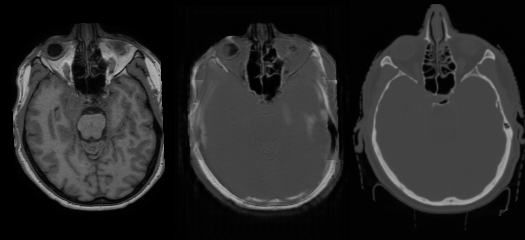
#> input picture saved_images/24_11_28_freshstart.png, 525 x 240 px, given in place of 0_real_A-fake_B-real_B-clean_mask.png, which was not available
$ python temp.py
#> lines starting #> are read from the running program, lines starting #| are printed output that depends on the picture
# [79 lines of commented-out code are left out]


import matplotlib.pyplot as plt
import numpy as np
import matplotlib.image as mpimg
import os

# Load the image
# experiments = ['24_11_28_freshstart','24_12_02_new_lr','24_12_06_new_patch','24_12_04_squeeze',
#     '24_12_09_pix2pix', '24_12_15_dynamic_padding', '24_12_24_final','25_02_28_thresh150_correctfunc']
experiments = ['24_12_18_vnet']
sub_experiment = 'first_layer'

for experiment in experiments:
    # image_path = f"mri_to_ct/{experiment}/test/images/0_real_A-fake_B-real_B-clean_mask.png"
    image_path = f"mri_to_ct/{experiment}/{sub_experiment}/test/images/0_real_A-fake_B-real_B-clean_mask.png"
    img = mpimg.imread(image_path)
#> img is the input picture: shape (240, 525, 4) float32; mean R, G, B, A 0.161, 0.161, 0.161, 1
    height, width = img.shape[:2]
#> height = 240; width = 525
    new_width = int(width * 0.75)
#> new_width = 393
    cropped_img = img[:, :new_width]
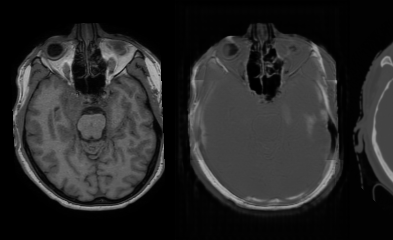
#> cropped_img: shape (240, 393, 4) float32; mean R, G, B, A 0.152, 0.152, 0.152, 1

    # Save the cropped images in experiment-specific folders
    os.makedirs("saved_images", exist_ok=True)
    plt.imsave(f"saved_images/{experiment}_{sub_experiment}.png", cropped_img)

$ run again, on saved_images/24_12_09_pix2pix.png
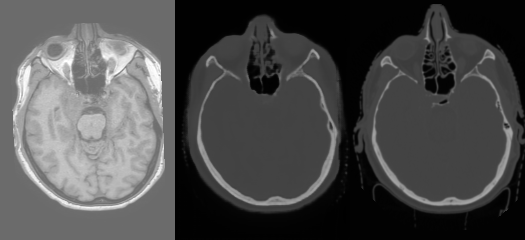
#> input picture saved_images/24_12_09_pix2pix.png, 525 x 240 px, given in place of 0_real_A-fake_B-real_B-clean_mask.png, which was not available
#> img is the input picture: shape (240, 525, 4) float32; mean R, G, B, A 0.294, 0.294, 0.294, 1
#> `cropped_img = img[:, :new_width]`:
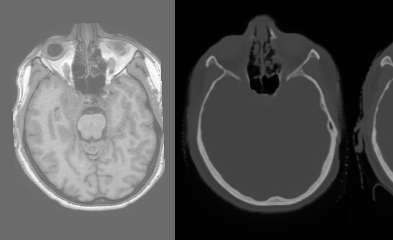
#> cropped_img: shape (240, 393, 4) float32; mean R, G, B, A 0.331, 0.331, 0.331, 1

$ run again, on saved_images/24_12_15_dynamic_padding.png
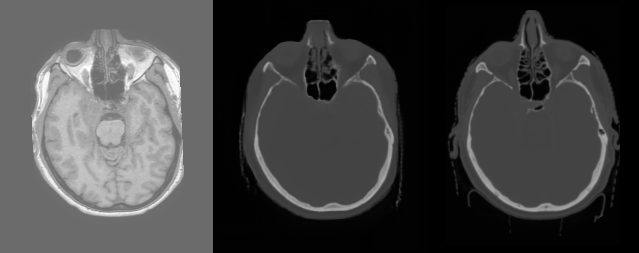
#> input picture saved_images/24_12_15_dynamic_padding.png, 639 x 253 px, given in place of 0_real_A-fake_B-real_B-clean_mask.png, which was not available
#> img is the input picture: shape (253, 639, 4) float32; mean R, G, B, A 0.262, 0.262, 0.262, 1
#> `cropped_img = img[:, :new_width]`:
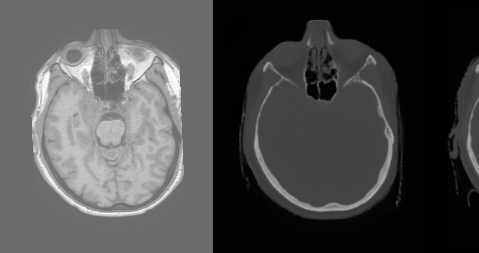
#> cropped_img: shape (253, 479, 4) float32; mean R, G, B, A 0.297, 0.297, 0.297, 1
